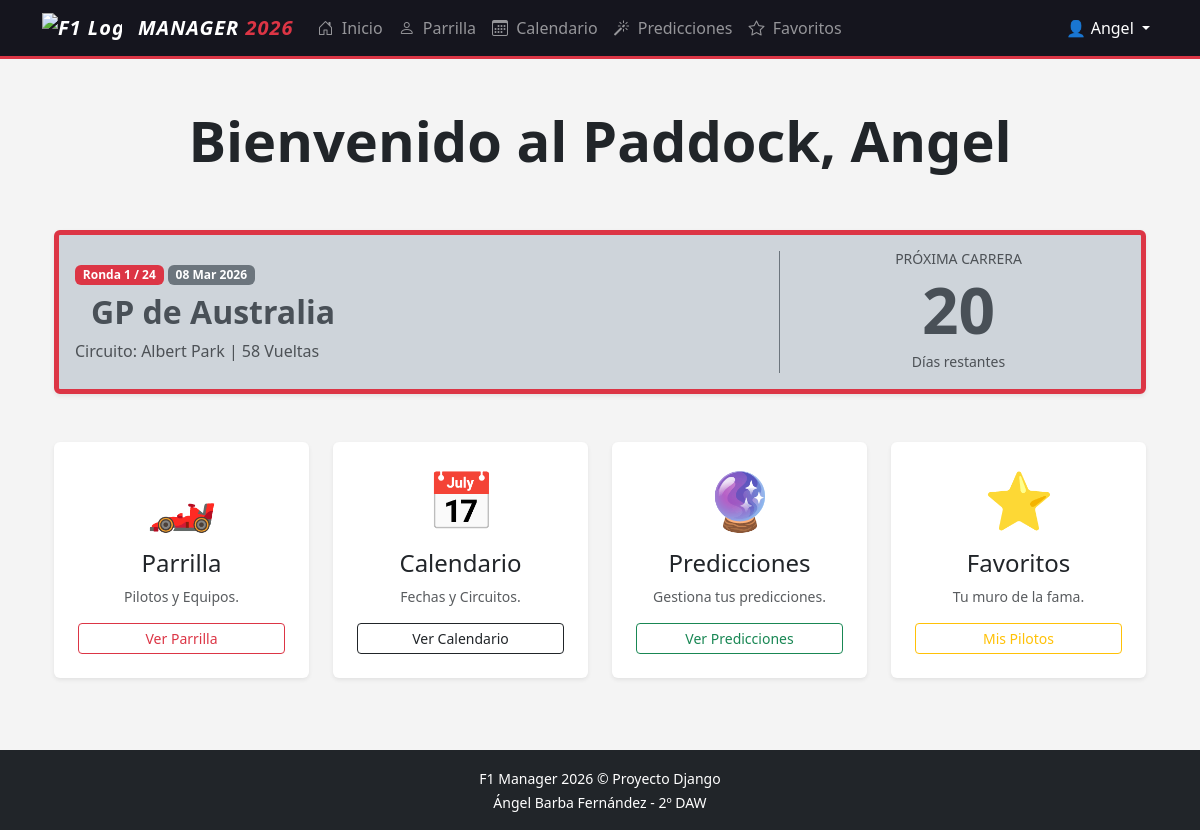
The app's page / (signed in) with its own data.
### core/models.py (models this page shows, shortened)
class Circuito(models.Model):
    nombre = models.CharField(max_length=100, unique=True)  # Unicidad: no puede haber dos circuitos con el mismo nombre
    pais = models.CharField(max_length=50)
    codigo_pais = models.CharField(max_length=2, default="xx")
    longitud_km = models.FloatField()
    vueltas = models.IntegerField()
    fecha = models.DateField()  # Necesario para la regla: no permitir predicciones en carreras finalizadas

### core/views.py (the view)
# urls.py: path('', views.home, name='home'),
@login_required
def home(request):
    total_pilotos = Piloto.objects.count()
    total_equipos = Escuderia.objects.count()
    total_circuitos = Circuito.objects.count()
    proxima_carrera = Circuito.objects.filter(fecha__gte=date.today()).order_by('fecha').first()
    dias_restantes = None
    numero_carrera = 0
    if proxima_carrera:
        delta = proxima_carrera.fecha - date.today()
        dias_restantes = delta.days
        numero_carrera = Circuito.objects.filter(fecha__lte=proxima_carrera.fecha).count()
    context = {
        'total_pilotos': total_pilotos,
        'total_equipos': total_equipos,
        'proxima_carrera': proxima_carrera,
        'dias_restantes': dias_restantes,
        'numero_carrera': numero_carrera,
        'total_circuitos': total_circuitos
    }
    return render(request, 'core/home.html', context)

### core/templates/core/home.html (shortened to what this page needs)
{% extends 'core/base.html' %}
{% block content %}
<div class="container py-4">
    <div class="row mb-5">
        <div class="col-md-12 text-center">
            <h1 class="display-4 fw-bold">Bienvenido al Paddock, {{ user.username|title }}</h1>
        </div>
    </div>
    {% if proxima_carrera %}
    <div class="alert alert-dark border-danger border-start border-5 shadow-sm mb-5" role="alert">
        <div class="row align-items-center">
            <div class="col-md-8">
                <div class="mb-2">
                    <span class="badge bg-danger">Ronda {{ numero_carrera }} / {{ total_circuitos }}</span>
                    <span class="badge bg-secondary">{{ proxima_carrera.fecha|date:"d M Y" }}</span>
                </div>
                <h2 class="alert-heading fw-bold mb-0 d-flex align-items-center">
                    GP de {{ proxima_carrera.pais }}
                </h2>
                <p class="text-muted mb-0 mt-2">Circuito: {{ proxima_carrera.nombre }} | {{ proxima_carrera.vueltas }} Vueltas</p>
            </div>
            <div class="col-md-4 text-center border-start border-secondary">
                <h5 class="text-uppercase text-muted small mb-1">Próxima Carrera</h5>
                {% if dias_restantes == 0 %}
                    <h1 class="display-4 text-danger fw-bold mb-0">¡ES HOY!</h1>
                {% elif dias_restantes == 1 %}
                    <h1 class="display-4 fw-bold mb-0">Mañana</h1>
                {% else %}
                    <h1 class="display-3 fw-bold mb-0">{{ dias_restantes }}</h1>
                    <small class="text-muted">Días restantes</small>
                {% endif %}
            </div>
        </div>
    </div>
    {% else %}
    <div class="alert alert-success text-center mb-5 py-4">
        <h2 class="fw-bold">🏆 Temporada 2026 Finalizada</h2>
        <p>Nos vemos el próximo año.</p>
    </div>
    {% endif %}
    <div class="row g-4">
        <div class="col-md-6 col-lg-3">
            <div class="card h-100 shadow-sm border-0 hover-card text-center">
                <div class="card-body p-4">
                    <div class="display-4 mb-3">🏎️</div>
                    <h4 class="card-title">Parrilla</h4>
                    <p class="text-muted small">Pilotos y Equipos.</p>
                    <a href="{% url 'parrilla' %}" class="btn btn-sm btn-outline-danger w-100 stretched-link">Ver Parrilla</a>
                </div>
            </div>
        </div>
        <div class="col-md-6 col-lg-3">
            <div class="card h-100 shadow-sm border-0 hover-card text-center">
                <div class="card-body p-4">
                    <div class="display-4 mb-3">📅</div>
                    <h4 class="card-title">Calendario</h4>
                    <p class="text-muted small">Fechas y Circuitos.</p>
                    <a href="{% url 'calendario' %}" class="btn btn-sm btn-outline-dark w-100 stretched-link">Ver Calendario</a>
                </div>
            </div>
        </div>
        <div class="col-md-6 col-lg-3">
            <div class="card h-100 shadow-sm border-0 hover-card text-center">
                <div class="card-body p-4">
                    <div class="display-4 mb-3">🔮</div>
                    <h4 class="card-title">Predicciones</h4>
                    <p class="text-muted small">Gestiona tus predicciones.</p>
                    <a href="{% url 'lista_predicciones' %}" class="btn btn-sm btn-outline-success w-100 stretched-link">Ver Predicciones</a>
                </div>
            </div>
        </div>
        <div class="col-md-6 col-lg-3">
            <div class="card h-100 shadow-sm border-0 hover-card text-center">
                <div class="card-body p-4">
                    <div class="display-4 mb-3">⭐</div>
                    <h4 class="card-title">Favoritos</h4>
                    <p class="text-muted small">Tu muro de la fama.</p>
                    <a href="{% url 'mis_favoritos' %}" class="btn btn-sm btn-outline-warning w-100 stretched-link">Mis Pilotos</a>
                </div>
            </div>
        </div>
    </div>
</div>
{% endblock %}

### core/templates/core/base.html (shortened to what this page needs)
<!DOCTYPE html>
<html lang="es">
<head>
    <link href="https://cdn.jsdelivr.net/npm/bootstrap@5.3.0/dist/css/bootstrap.min.css" rel="stylesheet">
    <link rel="stylesheet" href="https://cdn.jsdelivr.net/npm/bootstrap-icons@1.11.0/font/bootstrap-icons.css">
    <link rel="stylesheet" href="https://cdn.jsdelivr.net/gh/lipis/flag-icons@6.6.6/css/flag-icons.min.css"/>
</head>
<body>
    <nav class="navbar navbar-expand-lg navbar-dark border-bottom border-danger border-3 sticky-top">
        <div class="container">
            <a class="navbar-brand text-white d-flex align-items-center" href="{% url 'home' %}">
                <img src="https://www.formula1.com/etc/designs/fom-website/images/f1_logo_white.png" alt="F1 Logo" width="80" height="auto" class="me-3">
                <span style="font-style: italic; letter-spacing: 1px;">
                    MANAGER <span class="text-danger">2026</span>
                </span>
            </a>
            <div class="collapse navbar-collapse" id="navbarNav">
                <ul class="navbar-nav me-auto">
                    <li class="nav-item">
                        <a class="nav-link" href="{% url 'home' %}">
                            <i class="bi bi-house-door me-1"></i> Inicio
                        </a>
                    </li>
                    <li class="nav-item">
                        <a class="nav-link" href="{% url 'parrilla' %}">
                            <i class="bi bi-person me-1"></i> Parrilla
                        </a>
                    </li>
                    <li class="nav-item">
                        <a class="nav-link" href="{% url 'calendario' %}">
                            <i class="bi bi-calendar3 me-1"></i> Calendario
                        </a>
                    </li>
                    <li class="nav-item">
                        <a class="nav-link" href="{% url 'lista_predicciones' %}">
                            <i class="bi bi-magic me-1"></i> Predicciones
                        </a>
                    </li>
                    <li class="nav-item">
                        <a class="nav-link" href="{% url 'mis_favoritos' %}">
                            <i class="bi bi-star me-1"></i> Favoritos
                        </a>
                    </li>
                </ul>
                <ul class="navbar-nav">
                    {% if user.is_authenticated %}
                    <li class="nav-item dropdown">
                        <a class="nav-link dropdown-toggle active" href="#" role="button" data-bs-toggle="dropdown">
                            👤 {{ user.username|title }}
                        </a>
                    </li>
                    {% else %}
                    <li class="nav-item">
                        <a class="nav-link" href="{% url 'login' %}">Iniciar Sesión</a>
                    </li>
                    {% endif %}
                </ul>
            </div>
        </div>
    </nav>
    <div class="container mt-4 mb-5">
        {% block content %}
        {% endblock %}
    </div>
    <footer class="bg-dark text-white text-center py-3 mt-auto">
        <div class="container">
            <small>F1 Manager 2026 &copy; Proyecto Django<br>Ángel Barba Fernández - 2º DAW</small>
        </div>
    </footer>
</body>
</html>

### core/templates/core/base.html (style rules this page uses)
body { background-color: #f4f4f4; min-height: 100vh; display: flex; flex-direction: column; }
.navbar { background-color: #15151e !important; }
.navbar-brand { font-weight: 800; font-style: italic; letter-spacing: 1px; }
footer { margin-top: auto; }

### core/templates/core/home.html (style rules this page uses)
.hover-card { transition: transform 0.2s; }

### records on screen
Circuito: fecha "08 Mar 2026", pais "Australia", nombre "Albert Park", vueltas "58"

### other values on screen
{{ user.username|title }} "Angel"
{{ numero_carrera }} "1"
{{ total_circuitos }} "24"
{{ dias_restantes }} "20"
